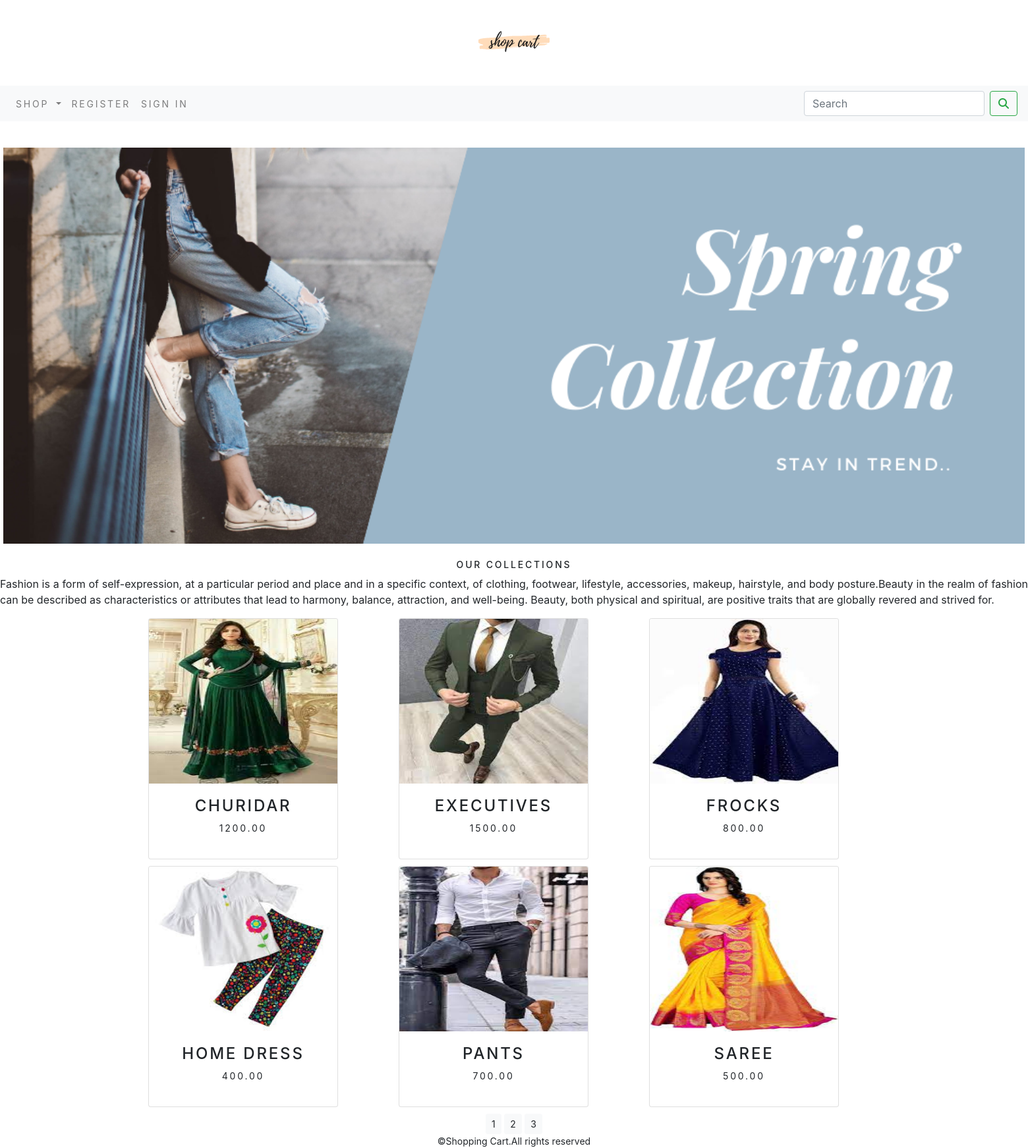
The app's page /ecommerce/ with its own data.
### ecommerce/models.py (models this page shows, shortened)
class product(models.Model):
    name = models.CharField(max_length=100, unique=True)
    slug = models.SlugField(max_length=100, unique=True)
    desc = models.TextField(blank=True)
    image =models.ImageField(upload_to='product')
    category=models.ForeignKey(category,on_delete=models.CASCADE)
    price=models.DecimalField(max_digits=10,decimal_places=2)
    stock=models.IntegerField()
    available=models.BooleanField(default=True)
    created=models.DateTimeField(auto_now=True)
    updated=models.DateTimeField(auto_now=True)
    class Meta:
        ordering=('name',)
        verbose_name='product'
        verbose_name_plural='products'
    def get_url(self):
            return reverse('ecommerce:proddetail',args=[self.category.slug,self.slug])

### ecommerce/views.py (the view)
# urls.py: path('',views.allCat,name="allCat"),
def allCat(request,c_slug=None):
    cpage=None
    products_list=None
    if c_slug!=None:
        cpage=get_object_or_404(category,slug=c_slug)
        products_list=product.objects.filter(category=cpage,available=True)
    else:
        products_list=product.objects.all().filter(available=True)
    paginator = Paginator(products_list,6)
    try:
        page = int(request.GET.get('page','1'))
    except:
        page = 1
    try:
        products = paginator.page(page)
    except(EmptyPage, InvalidPage):
        products = paginator.page(paginator.num_pages)
    return render(request,'category.html',{'category':cpage,'products':products})

### cart/context_processors.py (called while the page is built)
def counter(request):
    item_count=0
    if 'admin' in request.path:
        return {}
    else:
        try:
            cart=Cart.objects.filter(cart_id=_cart_id(request))
            cart_items=cartitem.objects.all().filter(cart=cart[:1])
            for cart_item in cart_items:
                item_count +=cart_item.quantity
        except Cart.DoesNotExist:
            item_count=0
        return dict(item_count=item_count)

### cart/views.py (called while the page is built)
def _cart_id(request):
    cart=request.session.session_key
    if not cart:
        cart=request.session.create
    return cart

### ecommerce/context_processors.py (called while the page is built)
def menulink(request):
    links=category.objects.all()
    return dict(links=links)

### ecommerce/models.py (called while the page is built)
    def get_url(self):
            return reverse('ecommerce:probycat',args=[self.slug])

### template/category.html (shortened to what this page needs)
{% extends 'base.html' %}
{% load static %}
{% block content %}
<div class="mx-auto">
    {% if category %}
    <img class="myimage" src="{{category.image.url}}" style="width:1500px;" alt="{{category.name}} ">
</div><br>
<div>
  <h1 class="text-center mytitle">{{category.name}}</h1>
  <p class="text-justify">{{category.desc}}</p>
</div>
{% else %}
<div>
    <center><img class="myimage myimage_padding" src="{% static 'banner.png' %}" style="width:1550px; " alt=""></center>
</div>
<br>
<div>
    <h1 class="text-center mytitle">our collections</h1>
    <p class="text-justify">Fashion is a form of self-expression, at a particular period and place and in a specific context, of clothing, footwear, lifestyle, accessories, makeup, hairstyle, and body posture.Beauty in the realm of fashion can be described as characteristics or attributes that lead to harmony, balance, attraction, and well-being. Beauty, both physical and spiritual, are positive traits that are globally revered and strived for.</p>
</div>
{% endif %}
<div class="container">
    <div class="row max-auto">
        {% for product in products.object_list %}
        <div class="my_bottom_margin col-9 col-sm-12 col-md-4 col-lg-4">
            <div class="card text-center" style="width: 18rem;">
                <a href="{{product.get_url}}"><img class="card-img-top" src="{{product.image.url}}" style="width:250;height:250px;" alt="{{product.name}}"></a>
                     <div class="card-body">
                         <h4>{{product.name}}</h4>
                         <p>{{product.price}}</p>
                     </div>
            </div>
        </div>
        {% endfor %}
    </div>
    <div class="max-auto">
        <div class="text-center">
            {% for pg in products.paginator.page_range %}
            <a href="?page={{pg}}" class="btn btn-light btn-sm {% if products.number == pg %} activate {% endif %}">{{pg}}</a>
            {% endfor %}
        </div>
    </div>
</div>
{% endblock %}

### template/base.html (shortened to what this page needs)
<!DOCTYPE html>
{% load static %}
<html lang="en">
<head>
    <link rel="stylesheet" href="{% static 'css/bootstrap.min.css' %}">
    <link rel="stylesheet" href="{% static 'css/custom.css' %}">
</head>
<body>
<div>
    {% include 'header.html' %}
    {% include 'navbar.html' %}
    {% block content %}
    {% endblock %}
</div>
{% include 'footer.html' %}
</body>
</html>

### template/header.html
{% load static %}
<div>
    <center>
        <img src="{% static 'shop cart.png' %}" alt="shop">
    </center>
</div>

### template/navbar.html (shortened to what this page needs)
<nav class="navbar navbar-expand-lg navbar-light bg-light">
  <div class="collapse navbar-collapse" id="navbarSupportedContent">
    <ul class="navbar-nav mr-auto">
      <li class="nav-item dropdown">
        <a class="nav-link dropdown-toggle" href="#" id="navbarDropdown" role="button" data-toggle="dropdown" aria-haspopup="true" aria-expanded="false">
            Shop
        </a>
      </li>
        {% if user.is_authenticated %}
        <li class="nav-item">
        <a class="nav-link" href="{% url 'accounts:logout' %}">signout</a>
        </li>
        <li class="nav-item">
        <a class="nav-link" href="">hai {{user.username}}</a>
        </li>
        {% else %}
        <li class="nav-item">
        <a class="nav-link" href="{% url 'accounts:register' %}">Register</a>
        </li>
        <li class="nav-item">
        <a class="nav-link" href="{% url 'accounts:login' %}">sign in</a>
        </li>
        {% endif %}
    </ul>
    <form class="form-inline my-2 my-lg-0" action="{% url 'searchapp:searchresult' %}"method="get">
      <input class="form-control mr-sm-2" type="search" placeholder="Search" aria-label="Search" name='q'>
      <button class="btn btn-outline-success my-2 my-sm-0" type="submit"><i class="fas fa-search"></i></button>
    </form>
  </div>
</nav>
<br>

### template/footer.html
<div class="footer navbar-fixed-bottom my_footer">
    <p class="text-center">
        &copy;Shopping Cart.All rights reserved
    </p>
</div>

### static/css/custom.css (style rules this page uses)
.nav-item { letter-spacing:.2em; font-size:14px; text-transform:uppercase; }
.my_footer { background-color:white; height:10px; }
.my_footer p { paddin-top:10px; font-size:14px; }
.myimage { width:100; height:auto; }
.mytitle { font-size:14px; text-decoration:none; letter-spacing:.2em; text-transform:uppercase; }
.my_bottom_margin { margin-bottom:10px }
.card-body { font-size:14px; text-transform:uppercase; letter-spacing:.2em }

### records on screen
product: image (picture), name "CHURIDAR", price "1200.00"
product: image (picture), name "EXECUTIVES", price "1500.00"
product: image (picture), name "FROCKS", price "800.00"
product: image (picture), name "HOME DRESS", price "400.00"
product: image (picture), name "PANTS", price "700.00"
product: image (picture), name "SAREE", price "500.00"

### other values on screen
{{ pg }} "1" "2" "3"
